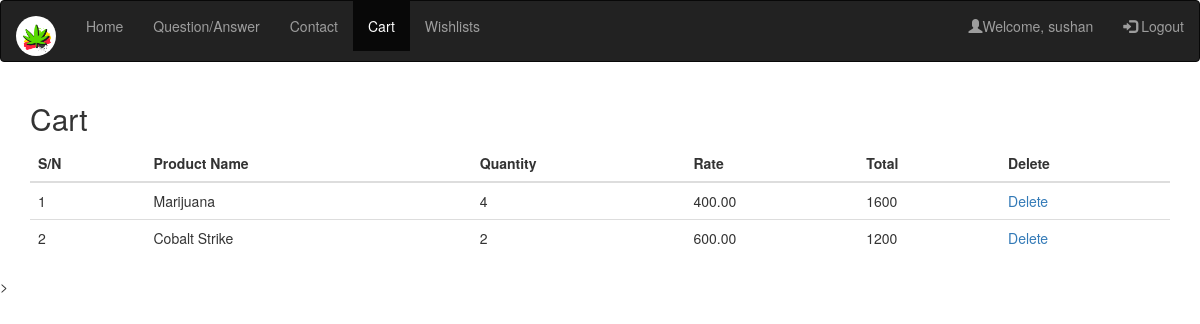
Screenshot of /cart.php (signed in) with the database file from the repository.
### tables this page shows
CREATE TABLE `cart` (
  `cart_id` int(11) NOT NULL,
  `user_id` int(11) DEFAULT NULL,
  `product_id` int(11) DEFAULT NULL,
  `product_name` varchar(255) DEFAULT NULL,
  `product_quantity` int(11) DEFAULT NULL,
  `product_rate` decimal(10,2) NOT NULL
);

### session.php (called while the page is built, shortened)
<?php
    if(!isset($_SESSION["username"])){
        session_destroy();
        $session_flag = 0;
    }
    else{
        $session_flag = 1;
    }
?>

### cart.php (the view, shortened to what this page needs)
<?php
include("./conn.php");
include("./session.php");
$sess_Username = $_SESSION["username"];
$user_query = $mysql->query("select * from users where username = '$sess_Username';");
while($row = $user_query->fetch_assoc()){
    $user_id = $row["user_id"];
}
?>
<!DOCTYPE html>
<html lang="en">
<head>
    <link rel="stylesheet" href="https://maxcdn.bootstrapcdn.com/bootstrap/3.4.1/css/bootstrap.min.css">
</head>
<body>
<nav class="navbar navbar-inverse">
    <div class="container-fluid">
        <div class="navbar-header">
            <a class="navbar-brand" id="img_logo" href="#">
                <img src="weed-logo.jpg" alt="Logo" style="width:40px;" class="rounded-pill">
            </a>
        </div>
        <ul class="nav navbar-nav">
            <li><a href="index.php">Home</a></li>
            <li><a href="answer.php">Question/Answer</a></li>
            <li><a href="contact.php">Contact</a></li>
            <li class="active"><a href="#">Cart</a></li>
            <li><a href="wishlists.php">Wishlists</a></li>
        </ul>
        <ul class="nav navbar-nav navbar-right">
            <?php
                if($session_flag == 0){
                    ?>
            <li><a href="./register.php"><span class="glyphicon glyphicon-user"></span> Sign Up</a></li>
            <li><a href="./login.php"><span class="glyphicon glyphicon-log-in"></span> Login</a></li>
            <?php
                }
                else{
                    ?>
            <li><a href="./register.php"><span class="glyphicon glyphicon-user"></span>Welcome, <?php echo $sess_Username;?> </a></li>
            <li><a href="./logout.php"><span class="glyphicon glyphicon-log-in"></span> Logout</a></li>
                    <?php
                }
            ?>
        </ul>
    </div>
</nav>
<div class="container">
    <h2>Cart</h2>
    <table class="table table-hover">
        <thead>
        <tr>
            <th>S/N</th>
            <th>Product Name</th>
            <th>Quantity</th>
            <th>Rate</th>
            <th>Total</th>
            <th>Delete</th>
        </tr>
        </thead>
        <tbody>
            <?php
                $i = 0;
                $cart_query = $mysql->query("select * from cart where user_id = '$user_id';");
                while($row = $cart_query->fetch_assoc()){
                    $i+=1;
                    $cart_id = $row["cart_id"];
                    $cart_product_name = $row["product_name"];
                    $cart_product_quantity = $row["product_quantity"];
                    $cart_product_rate = $row["product_rate"];
                    $cart_product_total = $cart_product_quantity * $cart_product_rate;
                    echo "<tr>";
                    echo "<td>$i</td>";
                    echo "<td>$cart_product_name</td>";
                    echo "<td>$cart_product_quantity</td>";
                    echo "<td>$cart_product_rate</td>";
                    echo "<td>$cart_product_total</td>";
                    echo "<td><a href='cart.php?delete_id=$cart_id'>Delete</a></td>";
                }
            ?>
        </tbody>
    </table>
</div>>
</body>
</html>

### cart.php (style rules this page uses)
#img_logo { margin-bottom: 10px; }
#img_logo img { border-radius: 100%; }

### rows the page displays
cart: product_name "Marijuana", product_quantity "4", product_rate "400.00", cart_product_total "1600"
cart: product_name "Cobalt Strike", product_quantity "2", product_rate "600.00", cart_product_total "1200"

### other values shown
$sess_Username "sushan"
